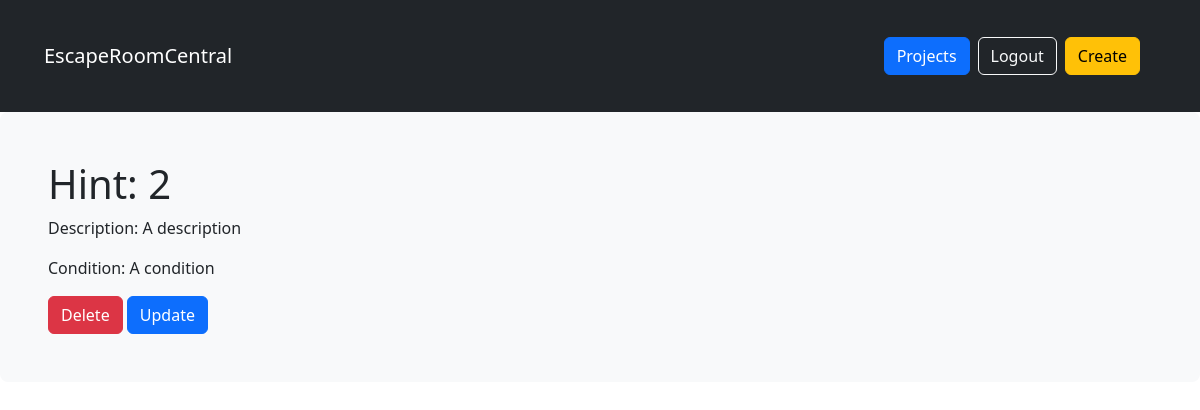
The page /rooms/hint/2/ (signed in) on the database its author committed.
### rooms/models.py (models this page shows)
class Hint(models.Model):
    puzzleId = models.ForeignKey(Puzzle, on_delete=models.CASCADE, related_name='hints')
    description = models.TextField(default="A description")
    condition = models.TextField(default="A condition")

### rooms/views.py (the view)
# urls.py: path('hint/<pk>/',views.HintDetailView.as_view(), name='hint_single'),
class HintDetailView(LoginRequiredMixin, generic.DetailView):
    model = models.Hint

### rooms/templates/rooms/hint_detail.html
{% extends 'base.html' %}
{% block content %}
    <div>
        <h1>Hint: {{ hint.pk }}</h1>
    </div>
    <div>
        <p>Description: {{ hint.description }}</p>
        <p>Condition: {{ hint.condition }}</p>
    </div>
    <div>
        {% if user.is_authenticated and room.user == userId and not hide_delete %}
            <a href="{% url 'rooms:delete_hint' pk=object.pk %}" title="delete" class="btn btn-danger">Delete</a>
            <a href="{% url 'rooms:update_hint' pk=object.pk %}" title="update" class='btn btn-primary'>Update</a>
        {% endif %}
</div>
{% endblock %}

### rows shown on the page
Hint: pk "2", description "A description", condition "A condition"
